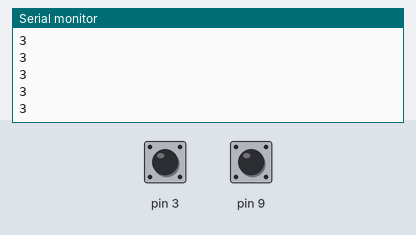
A sketch run on a simulated Arduino Uno, built with avr-gcc and run on an emulated ATmega328P. Shown: the last lines printed to the serial monitor. Inputs (shaded band) come from the test bench; at power-on: pin 3 HIGH, pin 9 HIGH.

Above: at 1.2 s.
1.3 s: pin 3 pulled LOW for 0.15 s
At 1.31 s:
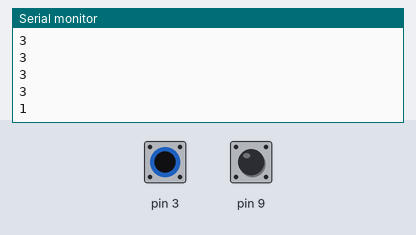
2.9 s: pin 9 pulled LOW for 0.15 s
At 2.91 s:
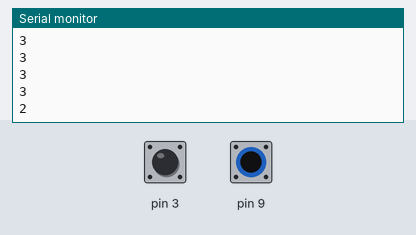
Timing chart, 0 to 5.9 s (numbered marks = the images above; inputs shaded):
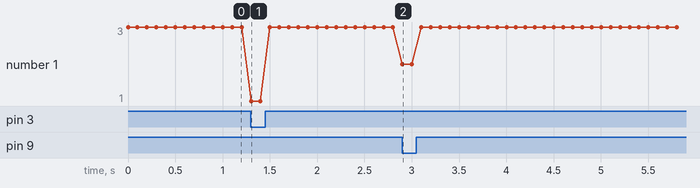

Measured:
- after the input at 1.3 s, the serial monitor: prints a new line at once (image 1)
- after the input at 2.9 s, the serial monitor: prints a new line at once (image 2)

The sketch:

switch_website.ino
```cpp
int counter = 0;


void setup() {
  // put your setup code here, to run once:
  Serial.begin(9600);
  pinMode(9,INPUT_PULLUP);
  pinMode(7, INPUT_PULLUP);
  pinMode(3, INPUT_PULLUP);
}

void loop() {
  int switch1;
  int switch2;
  int switch3;
  int state1;
  int state2;
  int no_vid;

  // put your main code here, to run repeatedly:
  switch1 = digitalRead(9);
  switch2 = digitalRead(3);
  if (switch1 == 1 && switch2 == 0) {
    Serial.println("1");
    counter = 1;
  }

  else if (switch1 == 0 && switch2 == 0){
    Serial.println("0");
    counter = 0;
  }

  else if (switch1 == 0 && switch2 == 1){
    Serial.println("2");
    counter = 1;
  }

  else if (switch1 == 1 && switch2 == 1){
    Serial.println("3");
    counter = 1;

  }


  delay(100);
}
```
